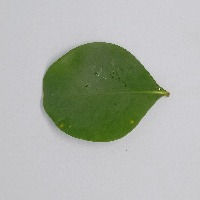
#> input picture sa5.jpg, 200 x 200 px
$ jupyter execute Untitled.ipynb   (older library calls are emulated)
#> lines starting #> are read from the running program, lines starting #| are printed output that depends on the picture; after the words box and inside, x2 and y2 are one past the last pixel; in counts of white or black regions, pixels touching at a corner belong together
[cell 1]
import os, sys, json, glob, math, random, pickle, warnings
from typing import List, Tuple, Dict

import numpy as np
import pandas as pd
import cv2
from tqdm import tqdm

from sklearn.model_selection import train_test_split
from sklearn.preprocessing import StandardScaler, LabelEncoder
from sklearn.metrics import classification_report, confusion_matrix

from skimage.feature import graycomatrix, graycoprops, local_binary_pattern

import tensorflow as tf
from tensorflow.keras import layers, Model, Input
from tensorflow.keras.callbacks import EarlyStopping, ReduceLROnPlateau, ModelCheckpoint
from tensorflow.keras.applications import EfficientNetB0
from tensorflow.keras.applications.efficientnet import preprocess_input as effnet_preprocess

import matplotlib.pyplot as plt

# Reproducibility
SEED = 42
random.seed(SEED)
np.random.seed(SEED)
tf.random.set_seed(SEED)
#> (this line was passed over: tensorflow is not available in this run)

# Path & Hyperparams
DATA_DIR = "mydata"   # Ganti sesuai lokasi dataset Anda
IMG_SIZE = (224, 224)
BATCH_SIZE = 16
EPOCHS = 25
VAL_SIZE = 0.15
TEST_SIZE = 0.15
MIN_AREA_RATIO = 0.005  # minimal area kontur terbesar terhadap area gambar

ARTIFACT_DIR = "artifactsv2"
os.makedirs(ARTIFACT_DIR, exist_ok=True)

[cell 2]
# [18 lines left out: function list_images_and_labels, not called in this run]


def segment_leaf_mask(bgr: np.ndarray) -> np.ndarray:
    """Membuat mask daun dari gambar BGR (0/255)."""
    if bgr is None or bgr.size == 0:
        return None
    h, w = bgr.shape[:2]
    hsv = cv2.cvtColor(bgr, cv2.COLOR_BGR2HSV)
    S = hsv[:, :, 1]
    V = hsv[:, :, 2]

    _, th_s = cv2.threshold(S, 0, 255, cv2.THRESH_BINARY + cv2.THRESH_OTSU)
    _, th_v = cv2.threshold(V, 0, 255, cv2.THRESH_BINARY_INV + cv2.THRESH_OTSU)
    mask = cv2.bitwise_or(th_s, th_v)

    kernel = cv2.getStructuringElement(cv2.MORPH_ELLIPSE, (5, 5))
    mask = cv2.morphologyEx(mask, cv2.MORPH_CLOSE, kernel, iterations=2)
    mask = cv2.morphologyEx(mask, cv2.MORPH_OPEN, kernel, iterations=1)

    cnts, _ = cv2.findContours(mask, cv2.RETR_EXTERNAL, cv2.CHAIN_APPROX_SIMPLE)
    if len(cnts) == 0:
        return mask
    areas = [cv2.contourArea(c) for c in cnts]
    c = cnts[int(np.argmax(areas))]

    out_mask = np.zeros((h, w), dtype=np.uint8)
    cv2.drawContours(out_mask, [c], -1, 255, thickness=cv2.FILLED)

    if cv2.contourArea(c) < MIN_AREA_RATIO * (h * w):
        out_mask = mask
    return out_mask


def shape_features(mask: np.ndarray) -> Dict[str, float]:
    """Fitur bentuk: area, perimeter, form factor, aspect ratio, extent, solidity, eccentricity, Hu(7)."""
    h, w = mask.shape[:2]
    cnts, _ = cv2.findContours(mask, cv2.RETR_EXTERNAL, cv2.CHAIN_APPROX_SIMPLE)
    if len(cnts) == 0:
        return {k: 0.0 for k in [
            "area", "perimeter", "form_factor", "aspect_ratio", "extent",
            "solidity", "eccentricity", *[f"hu_{i+1}" for i in range(7)]
        ]}
    areas = [cv2.contourArea(c) for c in cnts]
    c = cnts[int(np.argmax(areas))]

    area = cv2.contourArea(c)
    perimeter = cv2.arcLength(c, True)
    form_factor = 4 * math.pi * area / (perimeter ** 2 + 1e-8)

    x, y, bw, bh = cv2.boundingRect(c)
    aspect_ratio = bw / (bh + 1e-8)
    extent = area / (bw * bh + 1e-8)

    hull = cv2.convexHull(c)
    hull_area = cv2.contourArea(hull)
    solidity = area / (hull_area + 1e-8) if hull_area > 0 else 0.0

    if len(c) >= 5:
        (xc, yc), (MA, ma), angle = cv2.fitEllipse(c)
        a = max(MA, ma) / 2.0
        b = min(MA, ma) / 2.0
        eccentricity = math.sqrt(max(a*a - b*b, 0.0)) / (a + 1e-8) if a > 0 else 0.0
    else:
        eccentricity = 0.0

    moments = cv2.moments(mask)
    hu = cv2.HuMoments(moments).flatten()
    hu_log = [(-1 if h < 0 else 1) * math.log10(abs(h) + 1e-30) for h in hu]

    feats = {
        "area": float(area / (h * w)),
        "perimeter": float(perimeter / (h + w)),
        "form_factor": float(form_factor),
        "aspect_ratio": float(aspect_ratio),
        "extent": float(extent),
        "solidity": float(solidity),
        "eccentricity": float(eccentricity),
    }
    for i, v in enumerate(hu_log):
        feats[f"hu_{i+1}"] = float(v)
    return feats


def texture_features(gray: np.ndarray, mask: np.ndarray) -> Dict[str, float]:
    """GLCM (mean multi-jarak & sudut) + LBP uniform histogram."""
    gray_masked = np.where(mask > 0, gray, 0)
    gray_q = (gray_masked / 32).astype(np.uint8)  # quantize 0..7
    distances = [1, 2, 4]
    angles = [0, np.pi/4, np.pi/2, 3*np.pi/4]

    glcm = graycomatrix(gray_q, distances=distances, angles=angles, levels=8, symmetric=True, normed=True)
    props = {}
    for prop in ["contrast", "dissimilarity", "homogeneity", "ASM", "energy", "correlation"]:
        vals = graycoprops(glcm, prop)
        props[prop] = float(np.mean(vals))

    P, R = 8, 1
    lbp = local_binary_pattern(gray_masked, P=P, R=R, method="uniform")
    lbp_masked = lbp[mask > 0]
    n_bins = P + 2
    hist, _ = np.histogram(lbp_masked, bins=np.arange(0, n_bins + 1), density=True)
    lbp_feats = {f"lbp_{i}": float(hist[i]) for i in range(n_bins)}

    out = {f"glcm_{k}": v for k, v in props.items()}
    out.update(lbp_feats)
    return out


def color_features(bgr: np.ndarray, mask: np.ndarray) -> Dict[str, float]:
    hsv = cv2.cvtColor(bgr, cv2.COLOR_BGR2HSV)
    mask3 = cv2.merge([mask, mask, mask])
    hsv_masked = cv2.bitwise_and(hsv, mask3)

    valid = mask > 0
    if np.count_nonzero(valid) == 0:
        return {"h_mean": 0.0, "s_mean": 0.0, "v_mean": 0.0, "h_std": 0.0, "s_std": 0.0, "v_std": 0.0}

    H = hsv[:, :, 0][valid]
    S = hsv[:, :, 1][valid]
    V = hsv[:, :, 2][valid]
    return {
        "h_mean": float(np.mean(H)), "s_mean": float(np.mean(S)), "v_mean": float(np.mean(V)),
        "h_std": float(np.std(H)),  "s_std": float(np.std(S)),  "v_std": float(np.std(V)),
    }


# [30 lines left out: functions extract_manual_features_from_bgr, extract_manual_features, build_features_dataframe, not called in this run]

[cell 3]
import os, math
import cv2
import numpy as np
import matplotlib.pyplot as plt
import pandas as pd

# Jika belum ada di kode kamu
MIN_AREA_RATIO = 0.005

# >>> Fungsi segment_leaf_mask() dan shape_features() DIASUMSIKAN sudah ada <<<

def visualize_shape_metrics_per_image(image_path: str):
    # --- Baca gambar ---
    bgr = cv2.imread(image_path, cv2.IMREAD_COLOR)
    if bgr is None:
        raise FileNotFoundError(f"Gagal membaca gambar: {image_path}")
    rgb = cv2.cvtColor(bgr, cv2.COLOR_BGR2RGB)
    h, w = rgb.shape[:2]

    # --- Mask & kontur terbesar ---
    mask = segment_leaf_mask(bgr)
    cnts, _ = cv2.findContours(mask, cv2.RETR_EXTERNAL, cv2.CHAIN_APPROX_SIMPLE)
    if len(cnts) == 0:
        raise RuntimeError("Tidak ditemukan kontur pada mask. Coba gambar lain / cek segmentasi.")
    areas = [cv2.contourArea(c) for c in cnts]
    c = cnts[int(np.argmax(areas))]

    # --- Hitung metrik mentah (px) + metrik turunan ---
    area_px = cv2.contourArea(c)
    perimeter_px = cv2.arcLength(c, True)
    x, y, bw, bh = cv2.boundingRect(c)
    aspect_ratio = bw / (bh + 1e-8)
    extent = area_px / (bw * bh + 1e-8)

    hull = cv2.convexHull(c)
    hull_area = cv2.contourArea(hull)
    solidity = area_px / (hull_area + 1e-8) if hull_area > 0 else 0.0

    if len(c) >= 5:
        (xc, yc), (MA, ma), ang = cv2.fitEllipse(c)
        a = max(MA, ma) / 2.0
        b = min(MA, ma) / 2.0
        eccentricity = math.sqrt(max(a*a - b*b, 0.0)) / (a + 1e-8) if a > 0 else 0.0
    else:
        xc, yc, MA, ma, ang = w/2, h/2, 0, 0, 0
        a = b = 0.0
        eccentricity = 0.0

    form_factor = 4 * math.pi * area_px / (perimeter_px**2 + 1e-8)

    # --- Versi normalisasi dari fungsi kamu (opsional untuk referensi) ---
    feats_norm = shape_features(mask)  # berisi area/perimeter ter-normalisasi dll

    # ===================== Visualisasi per metrik =====================

    # 0) Original
    fig, axes = plt.subplots(2, 4, figsize=(18, 9))
    ax = axes[0, 0]
    ax.imshow(rgb); ax.set_title("Gambar Asli"); ax.axis("off")

    # 1) Area (mask terisi)
    area_img = np.zeros_like(rgb)
    area_img[mask > 0] = (0, 255, 0)  # hijau untuk area daun
    blend_area = cv2.addWeighted(rgb, 0.6, area_img, 0.4, 0)
    ax = axes[0, 1]
    ax.imshow(blend_area)
    ax.set_title(f"Area (px): {int(area_px)}\nArea(norm): {feats_norm['area']:.4f}")
    ax.axis("off")

    # 2) Perimeter (kontur)
    perim_img = rgb.copy()
    cv2.drawContours(perim_img, [c], -1, (255, 0, 0), 3)  # biru
    ax = axes[0, 2]
    ax.imshow(perim_img)
    ax.set_title(f"Perimeter (px): {perimeter_px:.2f}\nPerim(norm): {feats_norm['perimeter']:.4f}")
    ax.axis("off")

    # 3) Form Factor (kontur + lingkaran setara luas)
    ff_img = rgb.copy()
    # centroid
    M = cv2.moments(c)
    if M["m00"] != 0:
        cx, cy = int(M["m10"] / M["m00"]), int(M["m01"] / M["m00"])
    else:
        cx, cy = w // 2, h // 2
    # radius lingkaran ekuivalen (luas sama)
    r_eq = int(np.sqrt(area_px / math.pi))
    cv2.drawContours(ff_img, [c], -1, (255, 0, 0), 2)  # kontur biru
    # lingkaran referensi (putih)
    cv2.circle(ff_img, (cx, cy), r_eq, (255, 255, 255), 2)
    ax = axes[0, 3]
    ax.imshow(ff_img)
    ax.set_title(f"Form Factor: {form_factor:.4f}\n(= 4πA / P²)")
    ax.axis("off")

    # 4) Aspect Ratio (bbox + anotasi W/H)
    ar_img = rgb.copy()
    cv2.rectangle(ar_img, (x, y), (x + bw, y + bh), (0, 255, 0), 2)  # bbox hijau
    # garis lebar (W)
    cv2.line(ar_img, (x, y + bh + 10), (x + bw, y + bh + 10), (0, 255, 0), 2)
    cv2.putText(ar_img, f"W={bw}", (x, y + bh + 30), cv2.FONT_HERSHEY_SIMPLEX, 0.6, (0,255,0), 2)
    # garis tinggi (H)
    cv2.line(ar_img, (x - 10, y), (x - 10, y + bh), (0, 255, 0), 2)
    cv2.putText(ar_img, f"H={bh}", (x - 10, y - 10 if y-10>10 else y + 15), cv2.FONT_HERSHEY_SIMPLEX, 0.6, (0,255,0), 2)
    ax = axes[1, 0]
    ax.imshow(ar_img)
    ax.set_title(f"Aspect Ratio (W/H): {aspect_ratio:.4f}")
    ax.axis("off")

    # 5) Extent (mask + bbox, persentase cakupan)
    ext_img = rgb.copy()
    # highlight area di dalam bbox
    overlay = ext_img.copy()
    roi = (mask > 0).astype(np.uint8)
    color_layer = np.zeros_like(ext_img)
    color_layer[roi > 0] = (0, 255, 0)  # hijau
    ext_highlight = cv2.addWeighted(ext_img, 0.6, color_layer, 0.4, 0)
    cv2.rectangle(ext_highlight, (x, y), (x + bw, y + bh), (255, 255, 255), 2)
    ax = axes[1, 1]
    ax.imshow(ext_highlight)
    ax.set_title(f"Extent: {extent:.4f}  (A / (W×H))")
    ax.axis("off")

    # 6) Solidity (kontur vs convex hull)
    sol_img = rgb.copy()
    overlay = sol_img.copy()
    # isi hull semi-transparan oranye
    cv2.drawContours(overlay, [hull], -1, (255, 165, 0), thickness=cv2.FILLED)  # oranye
    sol_img = cv2.addWeighted(overlay, 0.3, sol_img, 0.7, 0)
    # kontur daun (biru)
    cv2.drawContours(sol_img, [c], -1, (0, 0, 255), 2)
    ax = axes[1, 2]
    ax.imshow(sol_img)
    ax.set_title(f"Solidity: {solidity:.4f}  (A / A_hull)")
    ax.axis("off")

    # 7) Eccentricity (ellipse fit + sumbu utama/minor)
    ecc_img = rgb.copy()
    if len(c) >= 5 and a > 0 and b > 0:
        # ellipse
        cv2.ellipse(ecc_img, ((int(xc), int(yc)), (int(MA), int(ma)), ang), (255, 0, 255), 2)  # magenta
        # sumbu
        theta = np.deg2rad(ang)
        # mayor
        x1 = int(xc + a * np.cos(theta)); y1 = int(yc + a * np.sin(theta))
        x2 = int(xc - a * np.cos(theta)); y2 = int(yc - a * np.sin(theta))
        cv2.line(ecc_img, (x1, y1), (x2, y2), (255, 0, 255), 2)
        # minor
        x3 = int(xc + b * np.cos(theta + np.pi/2)); y3 = int(yc + b * np.sin(theta + np.pi/2))
        x4 = int(xc - b * np.cos(theta + np.pi/2)); y4 = int(yc - b * np.sin(theta + np.pi/2))
        cv2.line(ecc_img, (x3, y3), (x4, y4), (255, 0, 255), 2)
    ax = axes[1, 3]
    ax.imshow(ecc_img)
    ax.set_title(f"Eccentricity: {eccentricity:.4f}")
    ax.axis("off")

    plt.tight_layout()
    plt.show()

    # --- Tabel ringkas angka metrik ---
    df = pd.DataFrame([
        ["area_px", area_px],
        ["perimeter_px", perimeter_px],
        ["form_factor", form_factor],
        ["aspect_ratio", aspect_ratio],
        ["extent", extent],
        ["solidity", solidity],
        ["eccentricity", eccentricity],
        ["area_norm", feats_norm["area"]],
        ["perimeter_norm", feats_norm["perimeter"]],
    ], columns=["feature", "value"])
    print(df.to_string(index=False))


# ========= CONTOH PAKAI =========
TEST_IMG = r"sa5.jpg"  # ganti ke gambar kamu
visualize_shape_metrics_per_image(TEST_IMG)
#> in visualize_shape_metrics_per_image, bgr is the input picture: shape (200, 200, 3); mean B, G, R 167.6, 177.4, 172.1
#> in segment_leaf_mask, `S = hsv[:, :, 1]`:
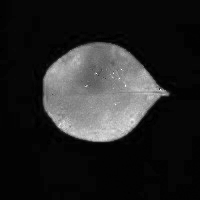
#> S: shape (200, 200); min 0, max 255, mean 36
#> in segment_leaf_mask, `V = hsv[:, :, 2]`:
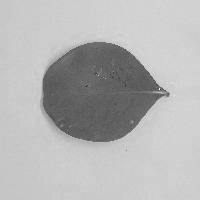
#> V: shape (200, 200); min 44, max 255, mean 180.2
#> in segment_leaf_mask, `_, th_s = cv2.threshold(S, 0, 255, cv2.THRESH_BINARY + cv2.THRESH_OTSU)`:
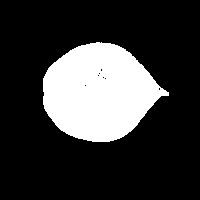
#> th_s: shape (200, 200); 21.9% white; 1 white region, box (x1, y1, x2, y2) and area: (43, 42, 169, 142) 8753
#> in segment_leaf_mask, `_, th_v = cv2.threshold(V, 0, 255, cv2.THRESH_BINARY_INV + cv2.THRESH_..`:
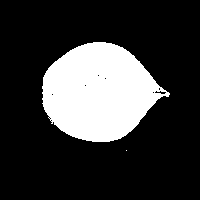
#> th_v: shape (200, 200); 22.1% white; 2 white regions (1 under 20 px), largest, box (x1, y1, x2, y2) and area: (42, 42, 170, 142) 8819
#> in segment_leaf_mask, `cnts, _ = cv2.findContours(mask, cv2.RETR_EXTERNAL, cv2.CHAIN_APPROX_S..`: cnts = 1 contour; box (x1, y1, x2, y2) and area: (42, 42, 169, 142) 8704
#> in segment_leaf_mask, `areas = [cv2.contourArea(c) for c in cnts]`: areas = [8704]
#> in segment_leaf_mask, `c = cnts[int(np.argmax(areas))]`: c = contour of 151 points, box (x1, y1, x2, y2) (42, 42, 169, 142), area 8704
#> in visualize_shape_metrics_per_image, `areas = [cv2.contourArea(c) for c in cnts]`: areas = [8704]
#> in visualize_shape_metrics_per_image, `area_px = cv2.contourArea(c)`: area_px = 8704
#> in visualize_shape_metrics_per_image, `perimeter_px = cv2.arcLength(c, True)`: perimeter_px = 366.5
#> in visualize_shape_metrics_per_image, `x, y, bw, bh = cv2.boundingRect(c)`: x = 42; bw = 127; bh = 100
#> in visualize_shape_metrics_per_image, `aspect_ratio = bw / (bh + 1e-8)`: aspect_ratio = 1.27
#> in visualize_shape_metrics_per_image, `extent = area_px / (bw * bh + 1e-8)`: extent = 0.685
#> in visualize_shape_metrics_per_image, `hull = cv2.convexHull(c)`: hull = contour of 32 points, box (x1, y1, x2, y2) (42, 42, 169, 142), area 8958
#> in visualize_shape_metrics_per_image, `hull_area = cv2.contourArea(hull)`: hull_area = 8957.5
#> in visualize_shape_metrics_per_image, `solidity = area_px / (hull_area + 1e-8) if hull_area > 0 else 0.0`: solidity = 0.972
#> in visualize_shape_metrics_per_image, `(xc, yc), (MA, ma), ang = cv2.fitEllipse(c)`: xc = 99.47; yc = 92.11; MA = 96.15; ma = 120.3; ang = 89.35
#> in visualize_shape_metrics_per_image, `a = max(MA, ma) / 2.0`: a = 60.13
#> in visualize_shape_metrics_per_image, `b = min(MA, ma) / 2.0`: b = 48.07
#> in visualize_shape_metrics_per_image, `eccentricity = math.sqrt(max(a*a - b*b, 0.0)) / (a + 1e-8) if a > 0 el..`: eccentricity = 0.601
#> in visualize_shape_metrics_per_image, `form_factor = 4 * math.pi * area_px / (perimeter_px**2 + 1e-8)`: form_factor = 0.814
#> in shape_features, `areas = [cv2.contourArea(c) for c in cnts]`: areas = [8704]
#> in shape_features, `area = cv2.contourArea(c)`: area = 8704
#> in shape_features, `perimeter = cv2.arcLength(c, True)`: perimeter = 366.5
#> in shape_features, `form_factor = 4 * math.pi * area / (perimeter ** 2 + 1e-8)`: form_factor = 0.814
#> in shape_features, `x, y, bw, bh = cv2.boundingRect(c)`: x = 42; bw = 127; bh = 100
#> in shape_features, `aspect_ratio = bw / (bh + 1e-8)`: aspect_ratio = 1.27
#> in shape_features, `extent = area / (bw * bh + 1e-8)`: extent = 0.685
#> in shape_features, `hull_area = cv2.contourArea(hull)`: hull_area = 8957.5
#> in shape_features, `solidity = area / (hull_area + 1e-8) if hull_area > 0 else 0.0`: solidity = 0.972
#> in shape_features, `(xc, yc), (MA, ma), angle = cv2.fitEllipse(c)`: xc = 99.47; yc = 92.11; MA = 96.15; ma = 120.3; angle = 89.35
#> in shape_features, `a = max(MA, ma) / 2.0`: a = 60.13
#> in shape_features, `b = min(MA, ma) / 2.0`: b = 48.07
#> in shape_features, `eccentricity = math.sqrt(max(a*a - b*b, 0.0)) / (a + 1e-8) if a > 0 el..`: eccentricity = 0.601
#> in shape_features, `moments = cv2.moments(mask)`: moments = moments, m00 2258790, centre m10/m00, m01/m00 = (98.18, 91.98)
#> in shape_features, `hu = cv2.HuMoments(moments).flatten()`: hu = [0.000638, 1.13e-08, 1.19e-12, 7.83e-14, 2.39e-26, 8.18e-18, -3.9e-28]
#> in shape_features, `hu_log = [(-1 if h < 0 else 1) * math.log10(abs(h) + 1e-30) for h in hu]`: hu_log = [-3.2, -7.95, -11.92, -13.11, -25.62, -17.09, 27.41]
#> in shape_features, `feats = { "area": float(area / (h * w)), "perimeter": float(perimeter ..`: feats = {'area': 0.218, 'perimeter': 0.916, 'form_factor': 0.814, 'aspect_ratio': 1.27, 'extent': 0.685, 'solidity': 0.972, 'eccentricity': 0.601}
#> the loop in shape_features, `for i, v in enumerate(hu_log):` made 7 passes
#> v on passes 1 to 7: -3.2, -7.95, -11.92, -13.11, -25.62, -17.09, 27.41
#> after the loop in shape_features, `for i, v in enumerate(hu_log):`: feats = 14 items
#> in visualize_shape_metrics_per_image, `blend_area = cv2.addWeighted(rgb, 0.6, area_img, 0.4, 0)`:
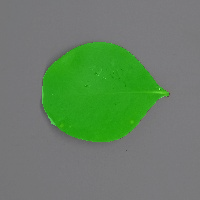
#> blend_area: shape (200, 200, 3); mean R, G, B 103.3, 129, 100.6
#> in visualize_shape_metrics_per_image, `cv2.drawContours(perim_img, [c], -1, (255, 0, 0), 3)`:
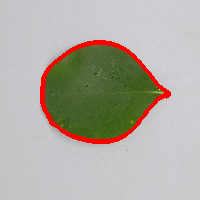
#> perim_img: shape (200, 200, 3); mean R, G, B 177.1, 172.2, 163.7
#> in visualize_shape_metrics_per_image, `M = cv2.moments(c)`: M = moments, m00 8704, centre m10/m00, m01/m00 = (98.17, 91.97)
#> in visualize_shape_metrics_per_image, `cx, cy = int(M["m10"] / M["m00"]), int(M["m01"] / M["m00"])`: cx = 98; cy = 91
#> in visualize_shape_metrics_per_image, `r_eq = int(np.sqrt(area_px / math.pi))`: r_eq = 52
#> in visualize_shape_metrics_per_image, `cv2.putText(ar_img, f"H={bh}", (x - 10, y - 10 if y-10>10 else y + 15)..`:
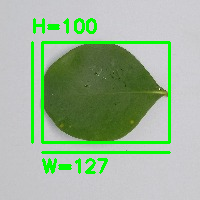
#> ar_img: shape (200, 200, 3); mean R, G, B 157.9, 181.8, 153.2
#> in visualize_shape_metrics_per_image, `cv2.rectangle(ext_highlight, (x, y), (x + bw, y + bh), (255, 255, 255)..`:
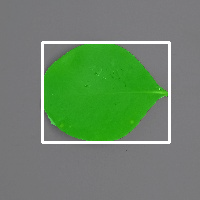
#> ext_highlight: shape (200, 200, 3); 3.4% of pixels changed, all inside (x1, y1, x2, y2) = (41, 41, 171, 144)
#> in visualize_shape_metrics_per_image, `cv2.drawContours(overlay, [hull], -1, (255, 165, 0), thickness=cv2.FIL..`:
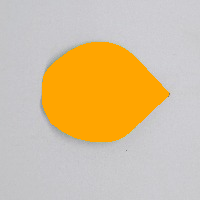
#> overlay: shape (200, 200, 3); mean R, G, B 212.7, 191.9, 157
#> in visualize_shape_metrics_per_image, `cv2.drawContours(sol_img, [c], -1, (0, 0, 255), 2)`:
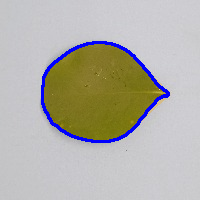
#> sol_img: shape (200, 200, 3); mean R, G, B 179.6, 177.4, 169.7
#> in visualize_shape_metrics_per_image, `theta = np.deg2rad(ang)`: theta = 1.56
#> (the rest of the program and of its run is left out)
